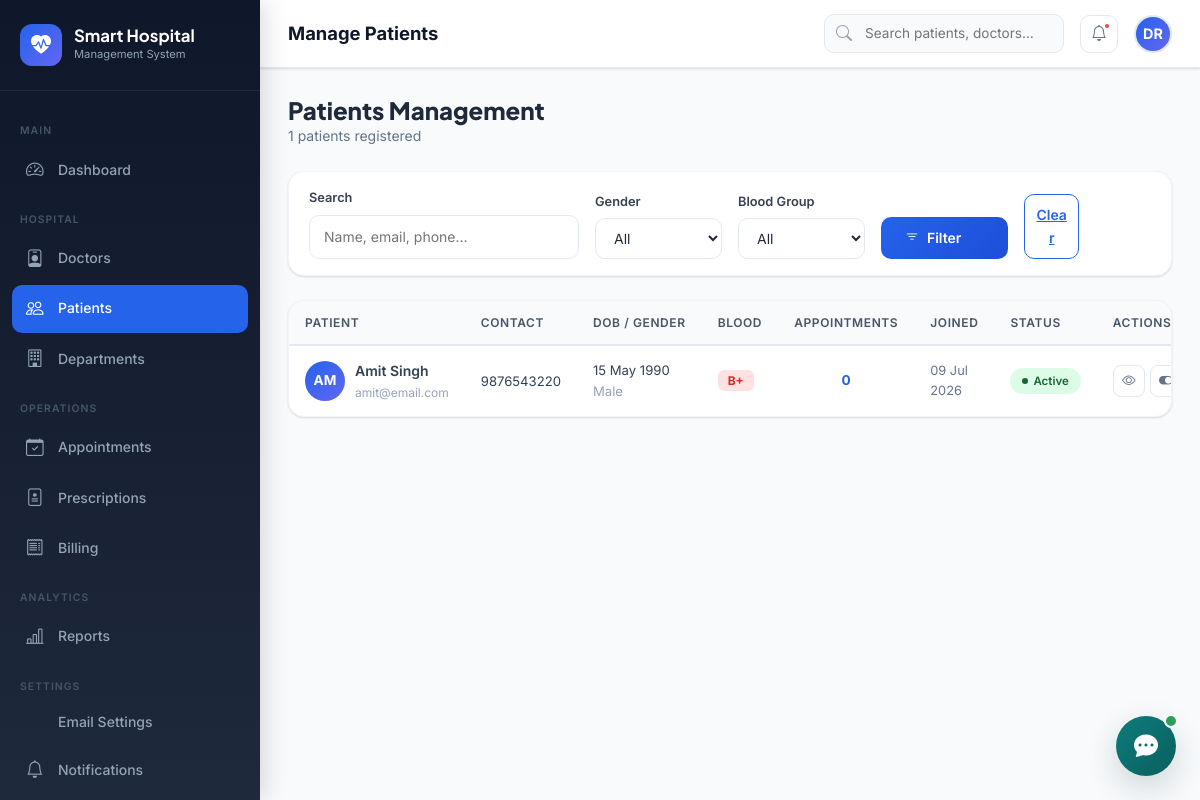
/admin/manage_patients.php (signed in), run on the app's committed database.
### tables this page shows
CREATE TABLE patients (
    id INT AUTO_INCREMENT PRIMARY KEY,
    user_id INT NOT NULL,
    date_of_birth DATE,
    gender ENUM('male','female','other'),
    blood_group ENUM('A+','A-','B+','B-','AB+','AB-','O+','O-'),
    address TEXT,
    emergency_contact VARCHAR(100),
    emergency_phone VARCHAR(20),
    allergies TEXT,
    chronic_diseases TEXT,
    insurance_number VARCHAR(50),
    created_at TIMESTAMP DEFAULT CURRENT_TIMESTAMP,
    FOREIGN KEY (user_id) REFERENCES users(id) ON DELETE CASCADE
);

CREATE TABLE users (
    id INT AUTO_INCREMENT PRIMARY KEY,
    name VARCHAR(100) NOT NULL,
    email VARCHAR(100) UNIQUE NOT NULL,
    password VARCHAR(255) NOT NULL,
    role ENUM('admin','doctor','patient') NOT NULL DEFAULT 'patient',
    phone VARCHAR(20),
    profile_image VARCHAR(255) DEFAULT 'default.png',
    status ENUM('active','inactive','suspended') DEFAULT 'active',
    created_at TIMESTAMP DEFAULT CURRENT_TIMESTAMP,
    updated_at TIMESTAMP DEFAULT CURRENT_TIMESTAMP ON UPDATE CURRENT_TIMESTAMP
);

### config.php (called while the page is built, shortened)
<?php
function e(string $s): string { return htmlspecialchars($s, ENT_QUOTES, 'UTF-8'); }

### admin/manage_patients.php (the view, shortened to what this page needs)
<?php
require_once '../config.php';
$db = getDB();
$search = trim($_GET['search'] ?? '');
$where  = ['1=1'];
$params = [];
$sql = "SELECT p.id, p.date_of_birth, p.gender, p.blood_group, p.emergency_contact,
               u.name, u.email, u.phone, u.status, u.created_at,
               (SELECT COUNT(*) FROM appointments WHERE patient_id=p.id) AS appt_count
        FROM patients p JOIN users u ON p.user_id=u.id
        WHERE ".implode(' AND ',$where)." ORDER BY u.name ASC";
$stmt = $db->prepare($sql);
$stmt->execute($params);
$patients = $stmt->fetchAll();
include '../includes/layout_header.php';
?>
<div class="d-flex align-items-center justify-content-between mb-4 flex-wrap gap-3">
  <div>
    <h4 style="font-family:var(--font-display);font-weight:800;margin:0">Patients Management</h4>
    <p style="color:#64748B;font-size:.875rem;margin:0"><?= count($patients) ?> patients registered</p>
  </div>
</div>
<div class="card mb-4">
  <div class="card-body" style="padding:16px 20px">
    <form method="GET" class="row g-3 align-items-end">
      <div class="col-md-4">
        <label class="form-label" style="font-size:.8rem">Search</label>
        <input type="search" name="search" class="form-control-custom" value="<?= e($search) ?>" placeholder="Name, email, phone…">
      </div>
      <div class="col-md-2">
        <label class="form-label" style="font-size:.8rem">Gender</label>
        <select name="gender" class="form-control-custom">
          <option value="">All</option>
        </select>
      </div>
      <div class="col-md-2">
        <label class="form-label" style="font-size:.8rem">Blood Group</label>
        <select name="blood_group" class="form-control-custom">
          <option value="">All</option>
        </select>
      </div>
      <div class="col-md-2">
        <button type="submit" class="btn-primary-custom w-100"><i class="bi bi-filter"></i> Filter</button>
      </div>
      <div class="col-md-1">
        <a href="manage_patients.php" class="btn-outline-custom" style="display:block;text-align:center;padding:9px">Clear</a>
      </div>
    </form>
  </div>
</div>
<div class="card">
  <div class="table-responsive">
    <table class="data-table" id="patients-table">
      <thead><tr>
        <th>Patient</th><th>Contact</th><th>DOB / Gender</th><th>Blood</th>
        <th>Appointments</th><th>Joined</th><th>Status</th><th>Actions</th>
      </tr></thead>
      <tbody>
      <?php if (empty($patients)): ?>
      <tr><td colspan="8"><div class="empty-state"><i class="bi bi-people"></i><p>No patients found.</p></div></td></tr>
      <?php else: foreach($patients as $pt): ?>
      <tr id="pt-row-<?= $pt['id'] ?>">
        <td>
          <div style="display:flex;align-items:center;gap:10px">
            <div class="avatar-placeholder" style="width:40px;height:40px;font-size:.85rem;flex-shrink:0">
              <?= strtoupper(substr($pt['name'],0,2)) ?>
            </div>
            <div>
              <div style="font-weight:600;font-size:.875rem"><?= e($pt['name']) ?></div>
              <div style="font-size:.75rem;color:#94A3B8"><?= e($pt['email']) ?></div>
            </div>
          </div>
        </td>
        <td style="font-size:.82rem"><?= e($pt['phone'] ?? '—') ?></td>
        <td style="font-size:.82rem">
          <?= $pt['date_of_birth'] ? date('d M Y', strtotime($pt['date_of_birth'])) : '—' ?>
          <?php if($pt['gender']): ?><br><span style="color:#94A3B8;text-transform:capitalize"><?= e($pt['gender']) ?></span><?php endif; ?>
        </td>
        <td>
          <?php if($pt['blood_group']): ?>
          <span style="background:#FEE2E2;color:#DC2626;font-size:.75rem;font-weight:700;padding:3px 10px;border-radius:6px"><?= e($pt['blood_group']) ?></span>
          <?php else: ?>—<?php endif; ?>
        </td>
        <td style="text-align:center">
          <span style="font-weight:700;color:var(--primary)"><?= $pt['appt_count'] ?></span>
        </td>
        <td style="font-size:.8rem;color:#64748B"><?= date('d M Y', strtotime($pt['created_at'])) ?></td>
        <td>
          <span class="badge-pill <?= $pt['status'] ?>" id="pt-badge-<?= $pt['id'] ?>"><?= ucfirst($pt['status']) ?></span>
        </td>
        <td>
          <div style="display:flex;gap:5px">
            <a href="patient_detail.php?id=<?= $pt['id'] ?>" class="btn-sm-action" title="View"><i class="bi bi-eye"></i></a>
            <button class="btn-sm-action success" title="Toggle Status" onclick="togglePt(<?= $pt['id'] ?>, '<?= $pt['status'] ?>')"><i class="bi bi-toggle-on"></i></button>
          </div>
        </td>
      </tr>
      <?php endforeach; endif; ?>
      </tbody>
    </table>
  </div>
</div>
<?php include '../includes/layout_footer.php'; ?>

### assets/css/style.css (style rules this page uses)
:root { --primary: #2563EB; --primary-dark: #1D4ED8; --primary-light: #EFF6FF; --secondary: #14B8A6; --accent: #6366F1; --success: #10B981; --warning: #F59E0B; --danger: #EF4444; --info: #3B82F6; --bg: #F8FAFC; --sidebar-w: 260px; --card-radius: 16px; --shadow-sm: 0 1px 3px rgba(0,0,0,.08), 0 1px 2px rgba(0,0,0,.06); --shadow-md: 0 4px 6px -1px rgba(0,0,0,.1), 0 2px 4px -1px rgba(0,0,0,.06); --shadow-lg: 0 10px 15px -3px rgba(0,0,0,.1), 0 4px 6px -2px rgba(0,0,0,.05); --shadow-xl: 0 20px 25px -5px rgba(0,0,0,.1), 0 10px 10px -5px rgba(0,0,0,.04); --transition: all .25s cubic-bezier(.4,0,.2,1); --font-main: 'Inter', sans-serif; --font-display: 'Plus Jakarta Sans', sans-serif; }
*, *::before, *::after { box-sizing: border-box; margin: 0; padding: 0; }
html { scroll-behavior: smooth; }
body { font-family: var(--font-main); background: var(--bg); color: #1E293B; line-height: 1.6; -webkit-font-smoothing: antialiased; }
.card { background: #fff; border-radius: var(--card-radius); border: 1px solid #F1F5F9; box-shadow: var(--shadow-sm); overflow: hidden; }
.card-body { padding: 24px; }
.table-responsive { border-radius: 12px; overflow: hidden; }
.data-table { width: 100%; border-collapse: collapse; font-size: .85rem; }
.data-table thead tr { background: #F8FAFC; }
.data-table thead th { padding: 12px 16px; text-align: left; font-weight: 600; color: #475569; font-size: .75rem; text-transform: uppercase; letter-spacing: .05em; border-bottom: 2px solid #E2E8F0; white-space: nowrap; }
.data-table tbody tr { border-bottom: 1px solid #F1F5F9; transition: var(--transition); }
.data-table tbody td { padding: 14px 16px; color: #334155; vertical-align: middle; }
.data-table tbody tr:last-child { border-bottom: none; }
.badge-pill { display: inline-flex; align-items: center; gap: 5px; padding: 4px 12px; border-radius: 20px; font-size: .72rem; font-weight: 600; }
.badge-pill.active { background: #DCFCE7; color: #166534; }
.badge-pill::before { content: ''; width: 6px; height: 6px; border-radius: 50%; background: currentColor; }
.btn-primary-custom { background: linear-gradient(135deg, var(--primary), var(--primary-dark)); color: #fff; border: none; padding: 10px 24px; border-radius: 10px; font-size: .875rem; font-weight: 600; cursor: pointer; transition: var(--transition); display: inline-flex; align-items: center; gap: 8px; }
.btn-outline-custom { background: transparent; color: var(--primary); border: 1.5px solid var(--primary); padding: 9px 24px; border-radius: 10px; font-size: .875rem; font-weight: 600; cursor: pointer; transition: var(--transition); }
.btn-sm-action { width: 32px; height: 32px; border-radius: 8px; border: 1.5px solid #E2E8F0; background: #fff; display: inline-flex; align-items: center; justify-content: center; cursor: pointer; transition: var(--transition); color: #64748B; text-decoration: none; font-size: .85rem; }
.form-label { font-size: .85rem; font-weight: 600; color: #374151; margin-bottom: 6px; display: block; }
.form-control-custom { width: 100%; padding: 10px 14px; border: 1.5px solid #E2E8F0; border-radius: 10px; font-size: .875rem; background: #fff; color: #1E293B; transition: var(--transition); font-family: var(--font-main); }
.avatar-placeholder { border-radius: 50%; background: linear-gradient(135deg, var(--primary), var(--accent)); color: #fff; display: inline-flex; align-items: center; justify-content: center; font-weight: 700; }

### data on the page
patients: user.name "AM", user.name "Amit Singh", user.email "amit@email.com", user.phone "9876543220", date_of_birth "15 May 1990", gender "Male", blood_group "B+", appt_count "0", user.created_at "09 Jul 2026", user.status "Active"

### other printed values
$item['section'] "MAIN"
$item['label'] "Dashboard"
$item['section'] "HOSPITAL"
$item['label'] "Doctors"
$item['label'] "Patients"
$item['label'] "Departments"
$item['section'] "OPERATIONS"
$item['label'] "Appointments"
$item['label'] "Prescriptions"
$item['label'] "Billing"
$item['section'] "ANALYTICS"
$item['label'] "Reports"
$item['section'] "SETTINGS"
$item['label'] "Email Settings"
$item['label'] "Notifications"
